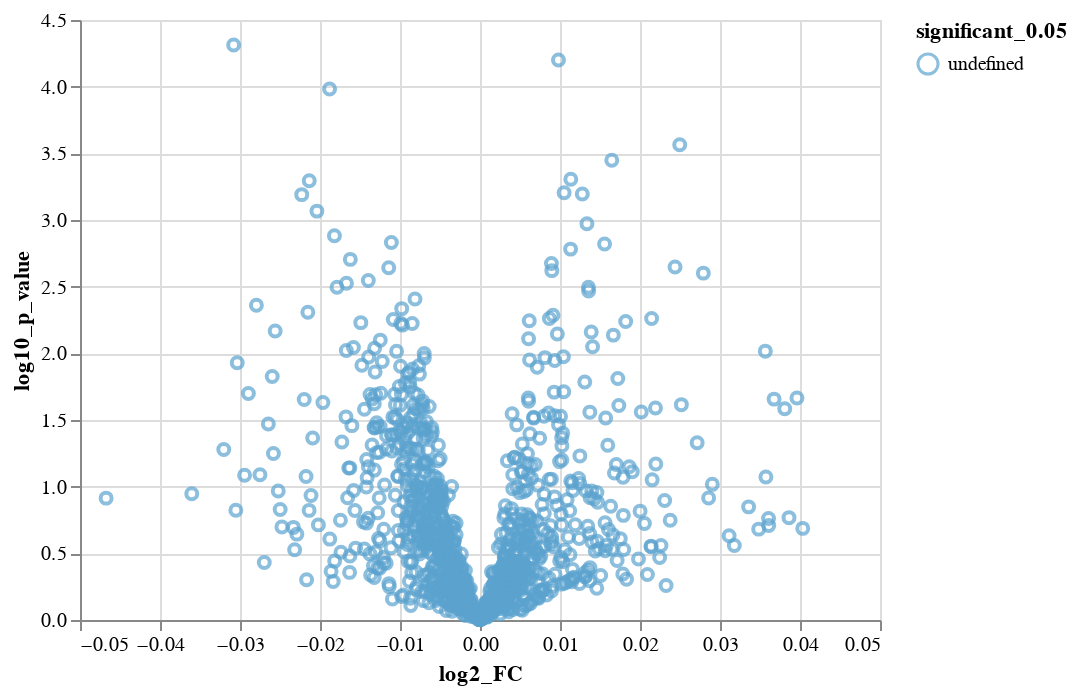

Notebook code for this chart:
### Code cell
altair.Chart(df_volcano_PD).mark_point().encode(
    x='log2_FC:Q',
    y='log10_p_value:Q',
    color='significant_0.05:O')

### Figure 1 — Vega-Lite specification as saved in the notebook (floating-point values rounded to 4 significant figures; data arrays with more than 128 entries replaced by an {"elided": "..."} marker saying what was removed)
{"config": {"view": {"continuousWidth": 400, "continuousHeight": 300}}, "data": {"name": "data-315a7aeff72e94406d7f7290987ab443"}, "mark": "point", "encoding": {"color": {"field": "significant_0.05", "type": "ordinal"}, "x": {"field": "log2_FC", "type": "quantitative"}, "y": {"field": "log10_p_value", "type": "quantitative"}}, "$schema": "https://vega.github.io/schema/vega-lite/v4.17.0.json", "datasets": {"data-315a7aeff72e94406d7f7290987ab443": {"elided": "1345 records"}}}
